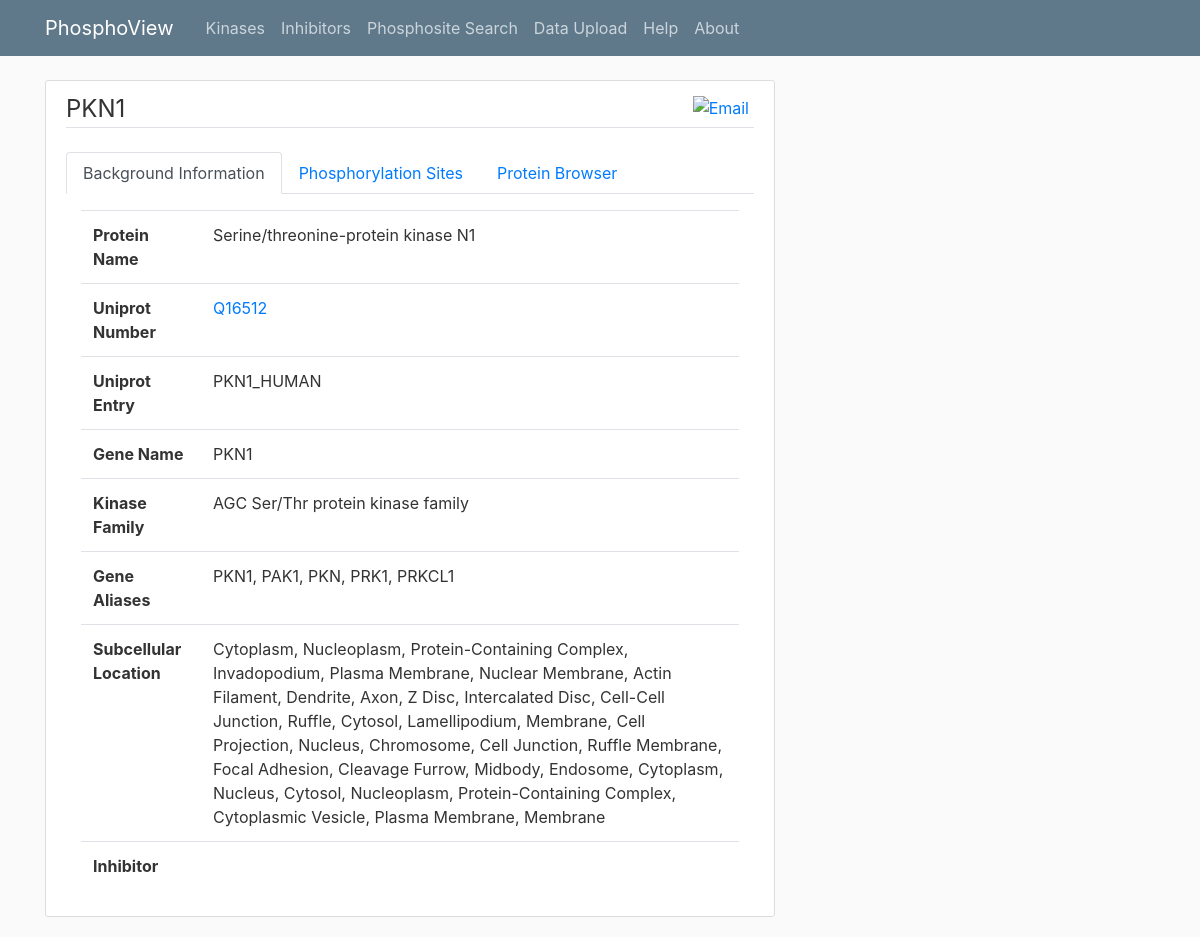
Screenshot of /PKN1 with the database file from the repository.
### Database/kinase_declarative.py (models this page shows)
class KinaseGeneMeta(Base):
    __tablename__ = 'kinase_gene_meta'
    protein_name = Column(String)
    uniprot_number = Column(Integer)
    uniprot_entry = Column(String)
    gene_name = Column(String, primary_key=True)
    kinase_family = Column(String)
    phosphosites = relationship('PhosphositeMeta', secondary='kinase_phosphosite_relations')
    inhibitors = relationship("InhibitorMeta", secondary="kinase_inhibitor_relations" )
    def to_dict(self):
        output = {
               "protein_name": self.protein_name,
               "uniprot_number": self.uniprot_number,
               "uniprot_entry":self.uniprot_entry,
               "gene_name": self.gene_name,
               "kinase_family": self.kinase_family,
               "gene_aliases": [alias.gene_alias for alias in self.gene_aliases]
                }
        return output

### app.py (the view)
@app.route("/<gene>")
def kinase_from_inhibitor_page(gene):
    Information = get_gene_metadata_from_gene(gene)
    subcellular_location = (get_subcellular_location_from_gene(gene))
    substrate_phosphosites = get_substrates_phosphosites_from_gene(gene)
    Inhibitor = get_inhibitors_from_gene(gene)
    return render_template('Individual_kinase.html', title='Individual Kinase Page', Inhibitor= Inhibitor, gene = gene, Information = Information, subcellular_location= subcellular_location, substrate_phosphosites=substrate_phosphosites)

### Database/kinase_declarative.py (called while the page is built)
    def to_dict(self):
        output = {
                "phosphosite_meta_id": self.phosphosite_meta_id,
                "substrate_meta_id": self.substrate_meta_id,
                "phosphosite": self.phosphosite,
                "chromosome": self.chromosome,
                "karyotype_band": self.karyotype_band,
                "strand": self.strand,
                "start_position": self.start_position,
                "end_position": self.end_position,
                "neighbouring_sequences": self.neighbouring_sequences,
                "kinases": self.get_kinase_list()
                }
        return output

    def get_kinase_list(self):
        return [kinase.gene_name for kinase in self.kinases]

### Database/kinase_functions.py (called while the page is built)
def get_gene_metadata_from_gene(kinase_str):
    kinase_obj = s.query(KinaseGeneMeta).filter(KinaseGeneMeta.gene_name==kinase_str).one()
    return kinase_obj.to_dict()

def get_subcellular_location_from_gene(kinase_gene):
    tmp = []
    results = {}
    results["Gene_Name"] = kinase_gene #initialise the dictionary with the gene name of the user input
    kinase_query = s.query(KinaseSubcellularLocation).join(KinaseGeneMeta).join(KinaseGeneName).\
    filter(KinaseGeneName.gene_alias==kinase_gene).filter(KinaseGeneMeta.gene_name==KinaseGeneName.gene_name).\
    filter(KinaseGeneMeta.gene_name==KinaseSubcellularLocation.gene_name).all()
    for row in kinase_query: #loop through all the obj representation in kinase_query
        tmp.append(row.subcellular_location) #append all the subcellular location to tmp
    results["Subcellular_Locations"] = tmp
    return results

def get_inhibitors_from_gene(kinase_gene):
    results = []
    kinase_query = s.query(KinaseGeneMeta).join(KinaseGeneName).filter(KinaseGeneMeta.gene_name==KinaseGeneName.gene_name).\
    filter(KinaseGeneName.gene_alias==kinase_gene).all()
    if len(kinase_query) == 0:
        return []
    for inhibitor in kinase_query[-1].inhibitors:
        results.append(inhibitor.inhibitor_name)
    return results

### templates/Individual_kinase.html (shortened to what this page needs)
{% extends "layout.html" %}
{% block content %}
<div class ="content-section">
        <div id="share-buttons" class="float-right">
   <a href="mailto:?Subject={{Information['gene_name']}}  &amp;Body= http://127.0.0.1:5000/HumanKinases/results_kinases/tak/{{Information['gene_name']}}">
        <img src="https://simplesharebuttons.com/images/somacro/email.png" alt="Email" />
    </a>
    </div>
        <legend class="border-bottom mb-4">{{Information["gene_name"]}}</legend>
<ul class="nav nav-tabs">
  <li class="nav-item">
    <a class="nav-link active" data-toggle="tab" href="#BI">Background Information</a>
  </li>
  <li class="nav-item">
    <a class="nav-link" data-toggle="tab" href="#PS">Phosphorylation Sites</a>
  </li>
  <li class="nav-item">
    <a class="nav-link" data-toggle="tab" href="#GW">Protein Browser</a>
  </li>
</ul>
<div class="tab-content">
  <div class="tab-pane container active" id="BI">
    <table class="table table-hover">
      <tr>
        <th scope="row">Protein Name</th>
        <td>{{Information["protein_name"]}}</td>
      </tr>
      <tr>
        <th scope="row">Uniprot Number</th>
        <td> <a target="_blank" href="https://www.uniprot.org/uniprot/{{Information['uniprot_entry']}}">{{Information["uniprot_number"]}}</td>
      </tr>
      <tr>
        <th scope="row">Uniprot Entry</th>
        <td>{{Information["uniprot_entry"]}}</td>
      </tr>
      <tr>
        <th scope="row">Gene Name</th>
        <td>{{Information["gene_name"]}}</td>
      </tr>
      <tr>
        <th scope="row">Kinase Family</th>
        <td>{{Information["kinase_family"]}}</td>
      </tr>
      <tr>
        <th scope="row">Gene Aliases</th>
        <td>{{",  ".join(Information["gene_aliases"])}}</td>
      </tr>
      <tr>
        <th scope="row"> Subcellular Location</th>
        <td>{{",  ".join(subcellular_location["Subcellular_Locations"])}}</td>
      </tr>
       <th scope="row">Inhibitor</th>
        <td>{{",  ".join(Inhibitor)}}</td>
    </table>
  </div>
    <link href="http://ebi-uniprot.github.io/CDN/protvista/css/main.css" rel="stylesheet"/>
</div>
{% endblock content %}}

### static/main.css (style rules this page uses)
body { background: #fafafa; color: #333333; margin-top: 5rem; }
.content-section { background: #ffffff; padding: 10px 20px; border: 1px solid #dddddd; border-radius: 3px; margin-bottom: 20px; }
#share-buttons img { width: 35px; padding: 5px; border: 0; box-shadow: 0; display: inline; }

### templates/Individual_kinase.html (style rules this page uses)
#share-buttons img { width: 40px; padding: 5px; border: 0; box-shadow: 0; display: inline; }

### rows the page displays
KinaseGeneMeta: gene_name "PKN1", protein_name "Serine/threonine-protein kinase N1", uniprot_number "Q16512", uniprot_entry "PKN1_HUMAN", kinase_family "AGC Ser/Thr protein kinase family"

### other values shown
{{ ",  ".join(Information["gene_aliases"]) }} "PKN1, PAK1, PKN, PRK1, PRKCL1"
